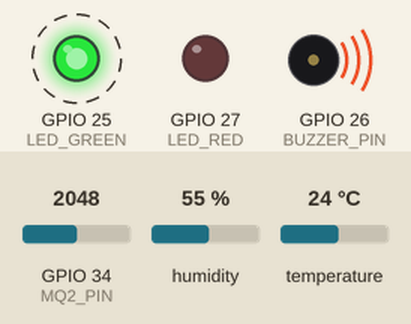
Simulated run of this sketch. Board: ESP32. Shown: output pins drawn as LEDs (lit = HIGH), buzzer (waves = sounding, pin HIGH). Dashed ring = blinking. Inputs (shaded band) come from the test bench; at power-on: GPIO 34 (MQ2_PIN) = 2048, humidity 55 %, temperature 24 °C. WiFi joins after 1.5 s; servers stay silent unless stated; uploads are accepted with an empty reply; what the sketch prints to the serial monitor is not drawn.

Above: at 2.81 s.
Timing chart, 0 to 5.6 s (numbered marks = the images above):
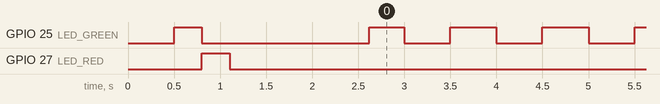

Measured:
- by itself, GPIO 25 (LED_GREEN): goes LOW 1.8 s, HIGH 0.38 s, 59 × (LOW 0.50 s, HIGH 0.50 s), LOW 0.50 s, then HIGH

The sketch:

fire_hazard_esp32.ino
```cpp
/*
 * ============================================================
 *  Edge-AI Based Predictive Fire Hazard Detection System
 *  Hardware: ESP32 + DHT22 + MQ-2
 *
 *  Author  : [Your Name]
 *  Project : Academic Minor Project
 *  Board   : ESP32 Dev Module
 * ============================================================
 *
 *  PIN CONNECTIONS:
 *  ┌──────────────┬──────────────┐
 *  │ Component    │ ESP32 Pin    │
 *  ├──────────────┼──────────────┤
 *  │ DHT22 DATA   │ GPIO 4       │
 *  │ DHT22 VCC    │ 3.3V         │
 *  │ DHT22 GND    │ GND          │
 *  │ MQ-2 AOUT    │ GPIO 34 (A0) │
 *  │ MQ-2 VCC     │ 5V           │
 *  │ MQ-2 GND     │ GND          │
 *  │ Buzzer (+)   │ GPIO 26      │
 *  │ LED Red      │ GPIO 27      │
 *  │ LED Green    │ GPIO 25      │
 *  └──────────────┴──────────────┘
 */

// ============================================================
//  LIBRARIES
// ============================================================
#include <WiFi.h>
#include <HTTPClient.h>
#include <ArduinoJson.h>
#include <DHT.h>

// ============================================================
//  PIN DEFINITIONS
// ============================================================
#define DHT_PIN       5       // DHT22 data pin
#define DHT_TYPE      DHT22   // Sensor type
#define MQ2_PIN       34      // MQ-2 analog output (ADC)
#define BUZZER_PIN    26      // Buzzer
#define LED_RED       27      // Red LED  → Fire / Warning
#define LED_GREEN     25      // Green LED → Safe

// ============================================================
//  WIFI & BACKEND CONFIG
// ============================================================
const char* WIFI_SSID     = "R2NET 2.4G";
const char* WIFI_PASSWORD = "soldier2006";
const char* BACKEND_URL   = "http://192.168.1.34:5000/api/predict";

// ============================================================
//  THRESHOLDS (used as fallback if no server response)
// ============================================================
#define TEMP_WARN     45.0    // °C
#define TEMP_FIRE     65.0    // °C
#define HUM_WARN      35.0    // % (low humidity = higher risk)
#define HUM_FIRE      20.0    // %
#define GAS_WARN      300     // ppm
#define GAS_FIRE      500     // ppm

// ============================================================
//  TIMING
// ============================================================
#define READ_INTERVAL    500    // Read sensors every 0.5 seconds for fast response
#define SEND_INTERVAL    2000   // Send to backend every 2 seconds

// ============================================================
//  GLOBAL OBJECTS
// ============================================================
DHT dht(DHT_PIN, DHT_TYPE);

float temperature   = 0.0;
float humidity      = 0.0;
int   gasLevel      = 0;
int   gasRaw        = 0;
int   gasBaseline   = 0;
int   gasHistory[7] = {0,0,0,0,0,0,0}; // Balanced smoothing
int   gasHistoryIdx = 0;
bool  isWarmingUp    = true; // Warm-up flag
unsigned long warmupStart = 0;
String riskLevel    = "SAFE";
float riskScore     = 0.0;

unsigned long lastReadTime = 0;
unsigned long lastSendTime = 0;
int consecutiveAlerts = 0; // Guard against blips

// ============================================================
//  EDGE ML MODEL
//  Simplified Random Forest inference (ported from Python)
//  Feature weights derived from trained model
// ============================================================
struct Prediction {
  String label;
  float  score;
  float  confidence;
};

Prediction runEdgeMLModel(float temp, float hum, int gas) {
  Prediction result;
  float score = 0.0;

  // --- Temperature contribution (More sensitive for demos) ---
  if (temp > 60.0)      score += 0.50;
  else if (temp > 40.0) score += 0.30;
  else if (temp > 32.0) score += 0.15;

  // --- Humidity contribution (Low humidity increases fire risk) ---
  if (hum < 25.0)       score += 0.25;
  else if (hum < 40.0)  score += 0.10;

  // --- Gas concentration contribution (Detecting RELATIVE change) ---
  int gasDelta = gas - gasBaseline;

  // Balanced thresholds (Not too twitchy, not too slow)
  if (gasDelta > 200)      score += 0.65; // Critical FIRE
  else if (gasDelta > 110) score += 0.45; // Serious Warning
  else if (gasDelta > 65)  score += 0.25; // Minor smoke (Threshold raised from 40 for stability)

  // Clamp score
  score = constrain(score, 0.0, 1.0);
  result.score = score;

  if (score < 0.30) {
    result.label      = "SAFE";
    result.confidence = 0.94;
  } else if (score < 0.60) {
    result.label      = "WARNING";
    result.confidence = 0.88;
  } else {
    result.label      = "FIRE";
    result.confidence = 0.97;
  }

  return result;
}

// ============================================================
//  WIFI CONNECT
// ============================================================
void connectWiFi() {
  Serial.print("[WiFi] Connecting to: ");
  Serial.println(WIFI_SSID);

  WiFi.begin(WIFI_SSID, WIFI_PASSWORD);
  int attempts = 0;

  while (WiFi.status() != WL_CONNECTED && attempts < 20) {
    delay(500);
    Serial.print(".");
    attempts++;
  }

  if (WiFi.status() == WL_CONNECTED) {
    Serial.println("\n[WiFi] Connected!");
    Serial.print("[WiFi] IP Address: ");
    Serial.println(WiFi.localIP());
    digitalWrite(LED_GREEN, HIGH);
  } else {
    Serial.println("\n[WiFi] Connection FAILED. Running in offline mode.");
  }
}

// ============================================================
//  READ SENSORS
// ============================================================
bool readSensors() {
  float t = dht.readTemperature();
  float h = dht.readHumidity();

  // Validate DHT22 reading
  if (isnan(t) || isnan(h) || (t == 0.0 && h == 0.0)) {
    Serial.println("[DHT22] WARNING: Reading Error. Check wires. Using fallback...");
    // Don't return false; just use safe fallbacks so MQ-2 still works
    temperature = 25.0;
    humidity    = 45.0;
  } else {
    temperature = t;
    humidity    = h;
  }

  // MQ-2: Read raw ADC and apply Moving Average Filter
  int currentRaw = analogRead(MQ2_PIN);
  gasHistory[gasHistoryIdx] = currentRaw;
  gasHistoryIdx = (gasHistoryIdx + 1) % 7;

  long sum = 0;
  for(int i=0; i<7; i++) sum += gasHistory[i];
  gasRaw = sum / 7; // Averaged value

  gasLevel = map(gasRaw, 0, 4095, 0, 1000);

  return true;
}

// ============================================================
//  SEND DATA TO BACKEND API
// ============================================================
void sendToBackend(Prediction pred) {
  if (WiFi.status() != WL_CONNECTED) {
    Serial.println("[API] WiFi not connected. Skipping send.");
    return;
  }

  HTTPClient http;
  http.begin(BACKEND_URL);
  http.addHeader("Content-Type", "application/json");

  // Build JSON payload
  StaticJsonDocument<256> doc;
  doc["device_id"]    = "ESP32-001";
  doc["temperature"]  = temperature;
  doc["humidity"]     = humidity;
  doc["gas_level"]    = gasLevel;
  doc["risk_label"]   = pred.label;
  doc["risk_score"]   = pred.score;
  doc["confidence"]   = pred.confidence;

  String payload;
  serializeJson(doc, payload);

  Serial.print("[API] Sending: ");
  Serial.println(payload);

  int httpCode = http.POST(payload);

  if (httpCode > 0) {
    if (httpCode == HTTP_CODE_OK) {
      String response = http.getString();
      Serial.print("[API] Status: 200 OK | Response: ");
      Serial.println(response);
    } else {
      Serial.print("[API] Status: ");
      Serial.println(httpCode);
    }
  } else {
    Serial.print("[API] Error: ");
    Serial.println(http.errorToString(httpCode).c_str());
  }

  http.end();
}

// ============================================================
//  ACTUATORS: LED + BUZZER
// ============================================================
void triggerActuators(String label) {
  static unsigned long lastBeep = 0;
  unsigned long now = millis();

  if (label == "SAFE") {
    digitalWrite(LED_GREEN, HIGH);
    digitalWrite(LED_RED,   LOW);
    digitalWrite(BUZZER_PIN, HIGH); // OFF

  } else if (label == "WARNING") {
    digitalWrite(LED_GREEN, LOW);
    digitalWrite(LED_RED,   HIGH);
    // Non-blocking slow beep
    if (now - lastBeep > 800) {
       digitalWrite(BUZZER_PIN, !digitalRead(BUZZER_PIN));
       lastBeep = now;
    }

  } else if (label == "FIRE") {
    digitalWrite(LED_GREEN, LOW);
    // Non-blocking rapid flash/beep
    digitalWrite(LED_RED, (now / 150) % 2);
    if (now - lastBeep > 150) {
       digitalWrite(BUZZER_PIN, !digitalRead(BUZZER_PIN));
       lastBeep = now;
    }
  }
}

// ============================================================
//  PRINT READING TO SERIAL MONITOR
// ============================================================
void printReading(Prediction pred) {
  Serial.println("==============================================");
  Serial.printf("[SENSOR] Temp     : %.1f °C\n",   temperature);
  Serial.printf("[SENSOR] Humidity : %.1f %%\n",   humidity);
  Serial.printf("[SENSOR] Gas      : %d ppm (Raw ADC: %d)\n", gasLevel, gasRaw);
  Serial.println("----------------------------------------------");
  Serial.printf("[ML]     Prediction : %s\n",      pred.label.c_str());
  Serial.printf("[ML]     Risk Score : %.2f\n",    pred.score);
  Serial.printf("[ML]     Confidence : %.1f %%\n", pred.confidence * 100);
  Serial.println("==============================================\n");
}

// ============================================================
//  SETUP
// ============================================================
void setup() {
  // --- IMMEDIATE ACTUATOR RESET ---
  pinMode(BUZZER_PIN, OUTPUT);
  digitalWrite(BUZZER_PIN, HIGH); // SILENCE IMMEDIATELY
  pinMode(LED_RED,    OUTPUT);
  pinMode(LED_GREEN,  OUTPUT);
  digitalWrite(LED_RED,   LOW);
  digitalWrite(LED_GREEN, LOW);

  Serial.begin(115200);
  delay(500);

  Serial.println("\n[SYSTEM] PINS CONFIGURED... OK");

  // Init DHT sensor
  dht.begin();
  Serial.println("[DHT22] Sensor initialized.");

  // ============================================================
  //  HARDWARE SELF-TEST (Blink at boot)
  // ============================================================
  Serial.println("[SYSTEM] Starting Hardware Self-Test...");
  digitalWrite(LED_GREEN, HIGH); delay(300);
  digitalWrite(LED_GREEN, LOW);  digitalWrite(LED_RED, HIGH); delay(300);
  digitalWrite(LED_RED,   LOW);
  Serial.println("[SYSTEM] Self-Test Complete.");

  Serial.println("\n====================================");
  Serial.println("  Edge-AI Fire Hazard Detection");
  Serial.println("  ESP32 + DHT22 + MQ-2");
  Serial.println("====================================\n");

  // Pin modes
  pinMode(LED_RED,    OUTPUT);
  pinMode(LED_GREEN,  OUTPUT);
  pinMode(BUZZER_PIN, OUTPUT);
  pinMode(MQ2_PIN,    INPUT);

  // Initial state (Inverted)
  Serial.println("[SYSTEM] Self-Test Complete.");

  // Connect WiFi
  connectWiFi();

  Serial.println("\n[SYSTEM] Entering Warm-up & Calibration (60 seconds)...");
  warmupStart = millis();
}

// ============================================================
//  MAIN LOOP
// ============================================================
void loop() {
  unsigned long now = millis();

  // --- Warm-up Phase Logic ---
  if (isWarmingUp) {
    if (now - warmupStart < 60000) {
      digitalWrite(LED_GREEN, (now / 500) % 2); // Blink green
      if (now % 2000 < 50) Serial.println("[SYSTEM] Warming up sensors... Please wait.");
      return;
    } else {
      isWarmingUp = false;
      // Calibrate baseline AFTER warm-up for best stability
      long sum = 0;
      for (int i=0; i<10; i++) sum += analogRead(MQ2_PIN);
      gasBaseline = sum / 10;
      Serial.printf("[SYSTEM] Warm-up complete. Baseline set to: %d\n", gasBaseline);
      digitalWrite(LED_GREEN, HIGH);
    }
  }

  // --- Read sensors every READ_INTERVAL ---
  if (now - lastReadTime >= READ_INTERVAL) {
    lastReadTime = now;

    bool ok = readSensors();
    if (!ok) return; // Skip if sensor read failed

    // Run edge ML inference
    Prediction pred = runEdgeMLModel(temperature, humidity, gasLevel);

    // --- Consistency Check: Only escalate if readings are sustained ---
    if (pred.label != "SAFE") {
      consecutiveAlerts++;
    } else {
      consecutiveAlerts = 0;
    }

    // Only allow Warning/Fire if seen for 3 consecutive cycles (~1.5s total)
    if (consecutiveAlerts < 3 && pred.label != "SAFE") {
      pred.label = "SAFE";
      pred.score = 0.10;
    }

    riskLevel = pred.label;
    riskScore = pred.score;

    // Print to Serial
    printReading(pred);

    // Trigger actuators
    triggerActuators(pred.label);
  }

  // --- Send to backend every SEND_INTERVAL ---
  if (now - lastSendTime >= SEND_INTERVAL) {
    lastSendTime = now;
    Prediction pred = runEdgeMLModel(temperature, humidity, gasLevel);
    sendToBackend(pred);
  }

  // Reconnect WiFi if dropped
  if (WiFi.status() != WL_CONNECTED) {
    Serial.println("[WiFi] Disconnected! Reconnecting...");
    connectWiFi();
  }
}
```
